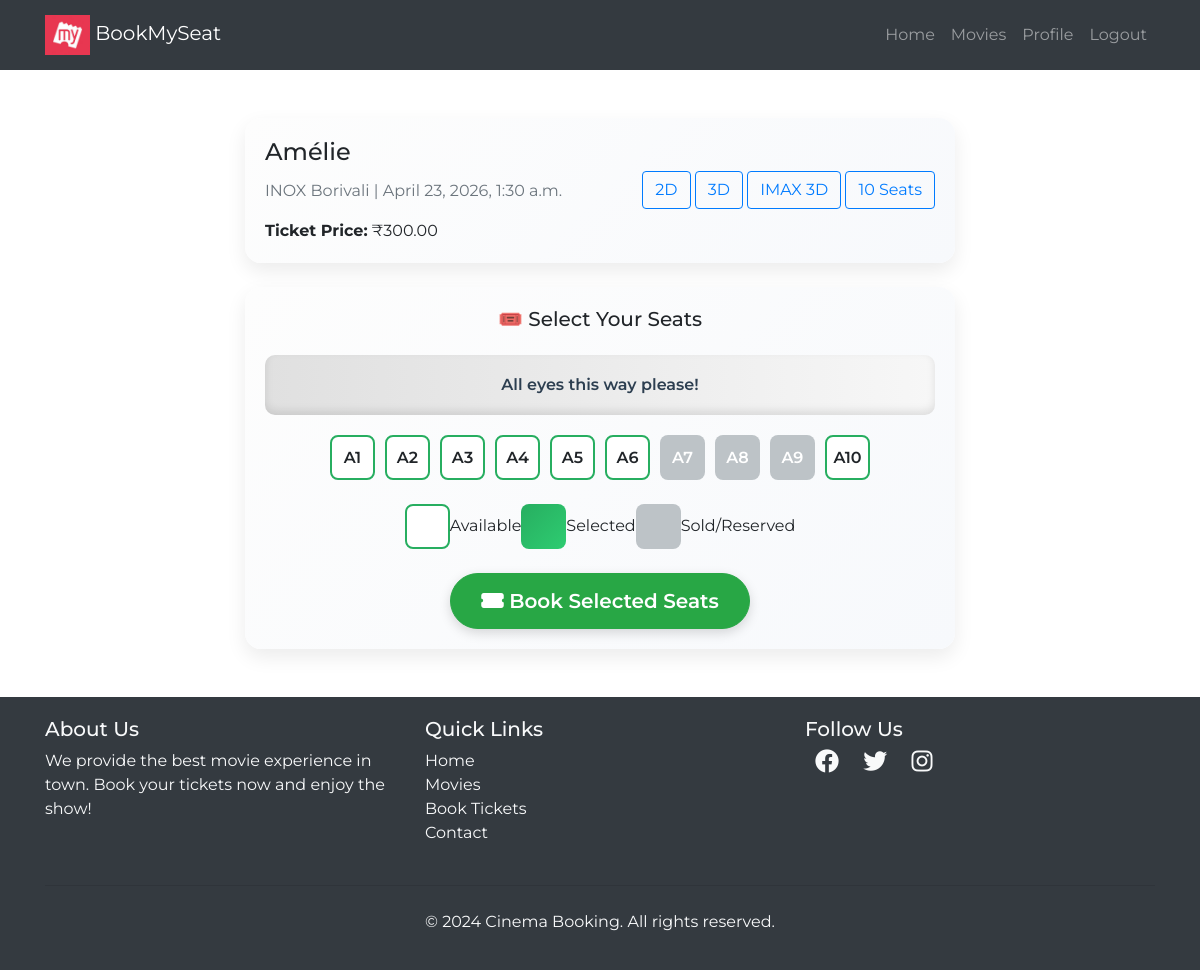
The app's page /movies/theater/7/seats/book/ (signed in), older data.
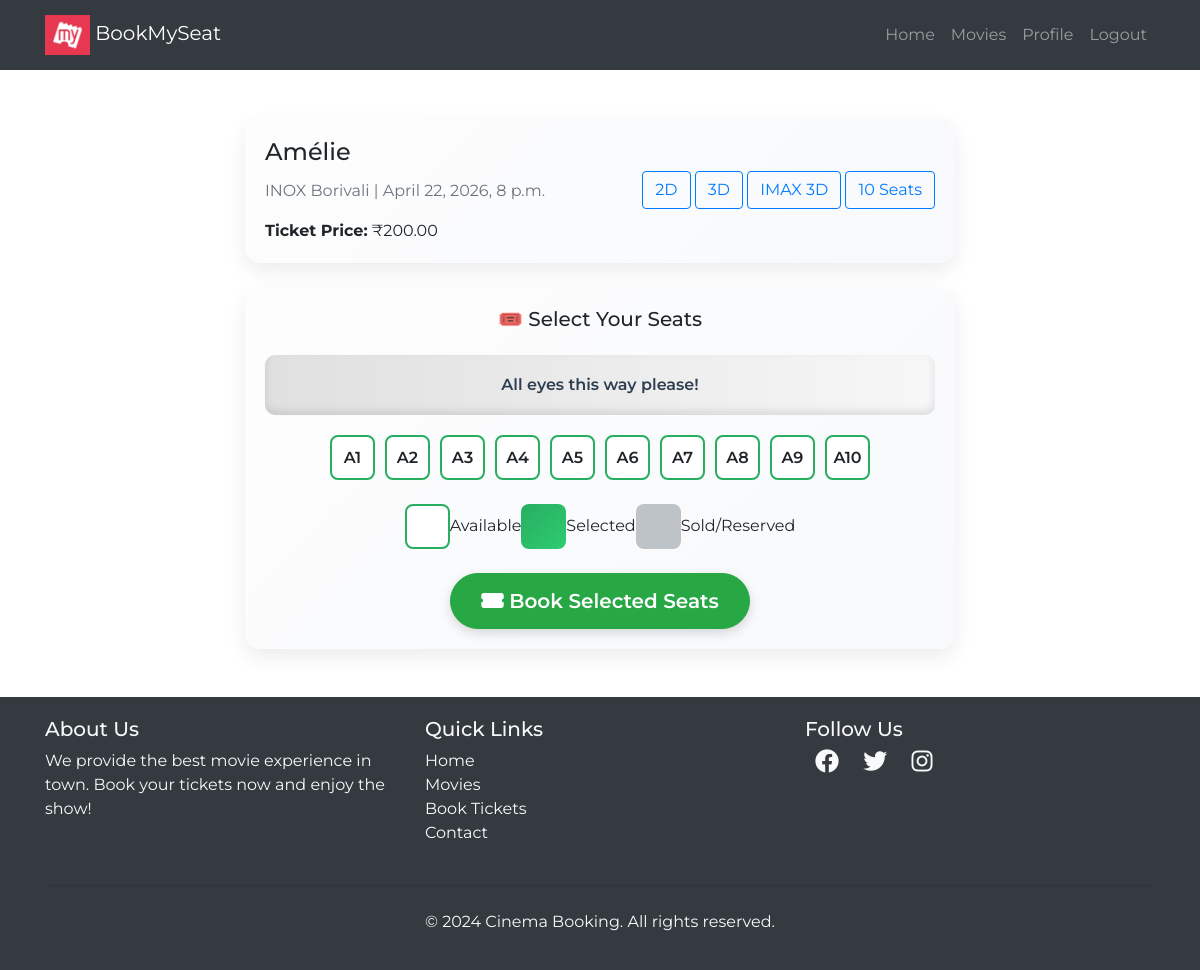
The same page, newer data.
### movies/models.py (models this page shows, shortened)
class Theater(models.Model):
    name = models.CharField(max_length=255)
    movie = models.ForeignKey(Movie, on_delete=models.CASCADE, related_name='theaters')
    time = models.DateTimeField()
    ticket_price = models.DecimalField(max_digits=6, decimal_places=2, default=200.00)

class Seat(models.Model):
    theater = models.ForeignKey(Theater, on_delete=models.CASCADE, related_name='seats')
    seat_number = models.CharField(max_length=10)
    is_booked = models.BooleanField(default=False)
    reserved_until = models.DateTimeField(null=True, blank=True)  # ✅ NEW
    def is_reserved(self):
        return self.reserved_until and self.reserved_until > timezone.now()

class Movie(models.Model):
    name = models.CharField(max_length=255)
    genre = models.CharField(max_length=100, default="Unknown")
    language = models.CharField(max_length=100, default="Unknown")
    trailer_url = models.URLField(blank=True, null=True)
    image = models.ImageField(upload_to="movies/")
    rating = models.DecimalField(max_digits=3, decimal_places=1)
    cast = models.TextField()
    description = models.TextField(blank=True, null=True)

### movies/views.py (the view, shortened to what this page needs)
# urls.py: path('theater/<int:theater_id>/seats/book/', views.book_seats, name='book_seats'),
@login_required(login_url='/login/')
def book_seats(request, theater_id):
    theater = get_object_or_404(Theater, id=theater_id)
    seats = Seat.objects.filter(theater=theater)
    return render(request, 'movies/seat_selection.html', {
        'theater': theater,
        'seats': seats
    })

### templates/movies/seat_selection.html (shortened to what this page needs)
{% extends "users/basic.html" %}
{% block content %}
<div class="container mt-5">
  <div class="row">
    <div class="col-lg-8 mx-auto">
      <div class="card premium-card mb-4">
        <div class="card-body">
          <div class="d-flex justify-content-between align-items-center flex-wrap">
            <div>
              <h4 class="card-title fw-bold">{{ theater.movie.name }}</h4>
              <p class="card-text text-muted">
                {{ theater.name }} | {{ theater.time }}
              </p>
              <p class="card-text"><strong>Ticket Price:</strong> ₹{{ theater.ticket_price }}</p>
            </div>
            <div class="mt-2 mt-sm-0">
              <button class="btn btn-outline-primary me-2 mb-2 mb-sm-0 rounded-pill">2D</button>
              <button class="btn btn-outline-primary me-2 mb-2 mb-sm-0 rounded-pill">3D</button>
              <button class="btn btn-outline-primary mb-2 mb-sm-0 rounded-pill">IMAX 3D</button>
              <button class="btn btn-outline-primary mb-2 mb-sm-0 rounded-pill">
                {{ seats|length }} Seats
              </button>
            </div>
          </div>
        </div>
      </div>
      <div class="card premium-card">
        <div class="card-body">
          <h5 class="card-title text-center mb-4 fw-bold">🎟️ Select Your Seats</h5>
          <div class="screen">All eyes this way please!</div>
          <form method="POST">
            <div class="seat-grid mb-4">
              {% for seat in seats %}
              <div class="seat {% if seat.is_booked or seat.is_reserved %}sold{% endif %}" data-seat-id="{{ seat.id }}">
                {% if not seat.is_booked and not seat.is_reserved %}
                  <label for="seat-{{ seat.id }}" class="w-100 h-100 d-flex align-items-center justify-content-center">
                    {{ seat.seat_number }}
                  </label>
                {% else %}
                  {{ seat.seat_number }}
                {% endif %}
              </div>
              {% endfor %}
            </div>
            <div class="d-flex justify-content-center mb-4">
              <div class="d-flex align-items-center me-4">
                <div class="seat"></div>
                <span class="ms-2">Available</span>
              </div>
              <div class="d-flex align-items-center me-4">
                <div class="seat selected"></div>
                <span class="ms-2">Selected</span>
              </div>
              <div class="d-flex align-items-center">
                <div class="seat sold"></div>
                <span class="ms-2">Sold/Reserved</span>
              </div>
            </div>
            <div class="text-center">
              <button type="submit" class="btn btn-success btn-lg btn-premium">
                <i class="fas fa-ticket-alt me-2"></i> Book Selected Seats
              </button>
            </div>
          </form>
        </div>
      </div>
    </div>
  </div>
</div>
<link rel="stylesheet" href="https://cdnjs.cloudflare.com/ajax/libs/font-awesome/6.0.0-beta3/css/all.min.css">
{% endblock %}

Row changes from the older to the newer data that the page shows:
changed Theater "INOX Borivali": time "April 23, 2026, 1:30 a.m." → "April 22, 2026, 8 p.m."; ticket_price "300.00" → "200.00"
changed Seat (number 7 of 10 on the later page): is_booked True → False (drawn)
changed Seat (number 8 of 10 on the later page): is_booked True → False (drawn)
changed Seat (number 9 of 10 on the later page): is_booked True → False (drawn)
